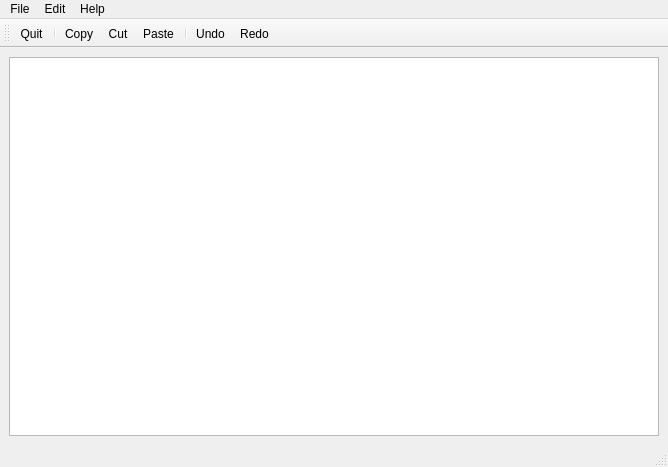
<?xml version="1.0" encoding="UTF-8"?>
<ui version="4.0">
 <class>MainWindow</class>
 <widget class="QMainWindow" name="MainWindow">
  <property name="geometry">
   <rect>
    <x>0</x>
    <y>0</y>
    <width>668</width>
    <height>467</height>
   </rect>
  </property>
  <property name="windowTitle">
   <string>MainWindow</string>
  </property>
  <widget class="QWidget" name="centralwidget">
   <layout class="QVBoxLayout" name="verticalLayout">
    <item>
     <widget class="QTextEdit" name="textEdit"/>
    </item>
   </layout>
  </widget>
  <widget class="QMenuBar" name="menubar">
   <property name="geometry">
    <rect>
     <x>0</x>
     <y>0</y>
     <width>668</width>
     <height>21</height>
    </rect>
   </property>
   <widget class="QMenu" name="menuFile">
    <property name="title">
     <string>File</string>
    </property>
    <addaction name="actionQuit"/>
   </widget>
   <widget class="QMenu" name="menuEdit">
    <property name="title">
     <string>Edit</string>
    </property>
    <addaction name="actionCopy"/>
    <addaction name="actionCut"/>
    <addaction name="actionPaste"/>
    <addaction name="separator"/>
    <addaction name="actionUndo"/>
    <addaction name="actionRedo"/>
   </widget>
   <widget class="QMenu" name="menuHelp">
    <property name="title">
     <string>Help</string>
    </property>
    <addaction name="actionAbout"/>
    <addaction name="actionAbout_Qt"/>
   </widget>
   <addaction name="menuFile"/>
   <addaction name="menuEdit"/>
   <addaction name="menuHelp"/>
  </widget>
  <widget class="QStatusBar" name="statusbar"/>
  <widget class="QToolBar" name="toolBar">
   <property name="windowTitle">
    <string>toolBar</string>
   </property>
   <attribute name="toolBarArea">
    <enum>TopToolBarArea</enum>
   </attribute>
   <attribute name="toolBarBreak">
    <bool>false</bool>
   </attribute>
   <addaction name="actionQuit"/>
   <addaction name="separator"/>
   <addaction name="actionCopy"/>
   <addaction name="actionCut"/>
   <addaction name="actionPaste"/>
   <addaction name="separator"/>
   <addaction name="actionUndo"/>
   <addaction name="actionRedo"/>
  </widget>
  <action name="actionQuit">
   <property name="icon">
    <iconset resource="resources.qrc">
     <normaloff>:/images/quitIcon.png</normaloff>:/images/quitIcon.png</iconset>
   </property>
   <property name="text">
    <string>Quit</string>
   </property>
   <property name="toolTip">
    <string>Quit Application</string>
   </property>
  </action>
  <action name="actionAbout">
   <property name="icon">
    <iconset resource="resources.qrc">
     <normaloff>:/images/aboutIcon.png</normaloff>:/images/aboutIcon.png</iconset>
   </property>
   <property name="text">
    <string>About</string>
   </property>
  </action>
  <action name="actionAbout_Qt">
   <property name="icon">
    <iconset resource="resources.qrc">
     <normaloff>:/images/aboutQtIcon.png</normaloff>:/images/aboutQtIcon.png</iconset>
   </property>
   <property name="text">
    <string>About Qt</string>
   </property>
  </action>
  <action name="actionCopy">
   <property name="icon">
    <iconset resource="resources.qrc">
     <normaloff>:/images/copyIcon.png</normaloff>:/images/copyIcon.png</iconset>
   </property>
   <property name="text">
    <string>Copy</string>
   </property>
  </action>
  <action name="actionCut">
   <property name="icon">
    <iconset resource="resources.qrc">
     <normaloff>:/images/cutIcon.png</normaloff>:/images/cutIcon.png</iconset>
   </property>
   <property name="text">
    <string>Cut</string>
   </property>
  </action>
  <action name="actionPaste">
   <property name="icon">
    <iconset resource="resources.qrc">
     <normaloff>:/images/pasteIcon.png</normaloff>:/images/pasteIcon.png</iconset>
   </property>
   <property name="text">
    <string>Paste</string>
   </property>
  </action>
  <action name="actionUndo">
   <property name="icon">
    <iconset resource="resources.qrc">
     <normaloff>:/images/undoIcon.png</normaloff>:/images/undoIcon.png</iconset>
   </property>
   <property name="text">
    <string>Undo</string>
   </property>
  </action>
  <action name="actionRedo">
   <property name="icon">
    <iconset resource="resources.qrc">
     <normaloff>:/images/redoIcon.png</normaloff>:/images/redoIcon.png</iconset>
   </property>
   <property name="text">
    <string>Redo</string>
   </property>
  </action>
 </widget>
 <resources>
  <include location="resources.qrc"/>
 </resources>
 <connections/>
</ui>
